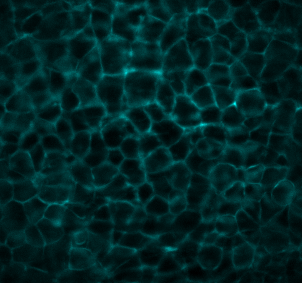
#> input picture Day3/Biophysics/cells_2D.tif, 302 x 283 px, found by its file name
$ jupyter execute Image_analysis_tutorial.ipynb   (shell and % lines are left out)   (older library calls are emulated)
#> lines starting #> are read from the running program, lines starting #| are printed output that depends on the picture; after the words box and inside, x2 and y2 are one past the last pixel; in counts of white or black regions, pixels touching at a corner belong together
<a href="https://colab.research.google.com/github/ciencialatitud0/EPIC_2/blob/main/Day3/Biophysics/Image_analysis_tutorial.ipynb" target="_parent"></a>

# BioImage Analysis with Python

- This is a tutorial on the basics of bioimage analysis with Python (i.e. the analysis of fluorescence microscopy data)
- It is a step by step pipeline for segmenting cells in 2D fluorescence microscopy images (with labeled membranes)
- These materials have been adapted from the original versions:
    - "Python BioImage Analysis Tutorial:" https://github.com/WhoIsJack/python-bioimage-analysis-tutorial
    - "Python Workshop - Image Processing" : https://github.com/karinsasaki/python-workshop-image-processing

## 1. Importing Modules & Packages

[cell 1]
# NumPy :  manipulation of numerical arrays:
import numpy as np

# The plotting module matplotlib.pyplot as plt
import matplotlib.pyplot as plt

# The image processing package scipy.ndimage as ndi
import scipy.ndimage as ndi

[cell 2]
# Set matplotlib backend
#%matplotlib inline              # Displays as static figure in code cell output
#%matplotlib notebook            # Displays as interactive figure in code cell output
#%matplotlib qt                  # Displays as interactive figure in a separate window

## 2. Loading Image Data

[cell 3]
from google.colab import drive
drive.mount('/content/drive')

[cell 4]
# Create string variables for the path and the name of the file to load (r before your string creates a 'raw string')

filename = r'cells_2D.tif'
print('Image name : ', filename)

dirpath = r'/content/drive/MyDrive/Biophysics/'
print('Image path : ', dirpath)

[cell 5]
# Combine the directory path and file name into one variable, the file path
# Import the function 'join' from the module 'os.path': combining two paths.
from os.path import join
filepath = join(dirpath, filename)
print('Image full path : ', filepath)

[cell 6]
# Load the image

# Import the function 'imread' from the module 'skimage.io'.
from skimage.io import imread

# Alternatively :
# from tifffile import imread

img = imread(filepath)
#> img: shape (283, 302); min 0, max 255, mean 35.9

[cell 7]
# Create function for plotting

def myplt(img, title):
    """This function displays the input image with interpolation='none', cmap='magma' in the range of 0-255 (8-bits). """
    plt.imshow(img,interpolation='none',cmap='magma', vmin=0, vmax=255)
    plt.colorbar(fraction=0.046, pad=0.04)
    plt.title(title)

[cell 8]
# Plot image and diplay image features

print('Variable Type: ', type(img))
#| Variable Type:  <class 'numpy.ndarray'>
print('Image data type: ', img.dtype)
#| Image data type:  uint8
print('Image dimension: ', img.shape)
#| Image dimension:  (283, 302)
plt.figure(figsize=(12,12))
myplt(img, "Membranes")
plt.show()

## 3. Image Preprocessing

### Image Filtering

- Removing noise and preserving the structures of interest.

- Genereal noised reduction (smoothing) using a `Gaussian filter`

- Gaussian Smoothing : Gaussian kernel is determined by the standard deviation ($\sigma$) of the Gaussian distribution
- $\sigma$ : large enough to blur out noise but small enough to keep structures of interest

[cell 9]
# Test for several values for the smoothing factor sigma
# note: range(start_value, end_value, step)
# Use the Gaussian filter function 'ndi.filters.gaussian_filter' from the 'scipy.ndimage'

plt.figure(figsize=(16,16))
for sigma in range(1, 5, 1):
    img_smooth_test = ndi.filters.gaussian_filter(img, sigma)
    plt.subplot(2,2,sigma)
    txt = "$\sigma$ =" + str(sigma)
    myplt(img_smooth_test, txt)

[cell 10]
# 'Zoom-in' a specific region of the image

plt.figure(figsize=(12,12))
for sigma in range(1, 5, 1):
    img_smooth_test = ndi.filters.gaussian_filter(img[100:200, 100:200], sigma)
    plt.subplot(2,2,sigma)
    txt = "$\sigma$ =" + str(sigma)
    myplt(img_smooth_test, txt)
#> this loop made 4 passes
#> pass 1, `img_smooth_test = ndi.filters.gaussian_filter(img[100:200, 100:200], s..`:
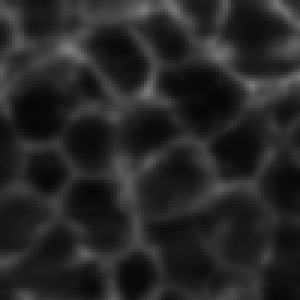
#> img_smooth_test: shape (100, 100) (shown 3 times larger); min 6, max 124, mean 38.1

[cell 11]
# Function to plot pairs of images

def pltPair(img1, img2, title1, title2, cmap1, cmap2, lim):
    """This function displays a pair of input image with interpolation='none',in the range of lims. """
#> called with title1 = 'Raw Image', title2 = 'Smoothed Image with $\\sigma$ =1', cmap1 = 'magma', cmap2 = 'magma'

    plt.figure(figsize=(16,16))
    plt.subplot(1,2,1)
    plt.imshow(img1, interpolation='none', cmap=cmap1, vmin=lim[0], vmax=lim[1])
    plt.title(title1)
    plt.colorbar(fraction=0.046, pad=0.04)
    plt.subplot(1,2,2)
    plt.imshow(img2, interpolation='none', cmap=cmap2, vmin=lim[2], vmax=lim[3])
    plt.title(title2)
    plt.colorbar(fraction=0.046, pad=0.04)
    plt.show()

[cell 12]
#  Show the raw and smoothed images side by side using 'plt.subplots'

sigma = 1
img_smooth = ndi.filters.gaussian_filter(img, sigma)

pltPair(img, img_smooth, 'Raw Image', 'Smoothed Image with '+"$\sigma$ =" + str(sigma), 'magma', 'magma', [0,255,0,255])

## 4. Foreground detection

#### Manual Thresholding

[cell 13]
# (i) Create a variable for a manually set threshold, which should be an integer

thres = 40

mem = img_smooth > thres
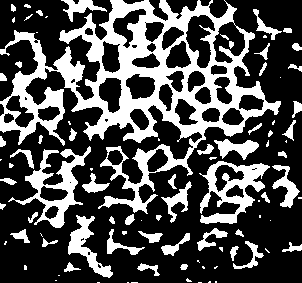
#> mem: shape (283, 302) bool; 31.2% white; 91 white regions (38 under 20 px), largest, box (x1, y1, x2, y2) and area: (0, 0, 281, 214) 16491, (199, 161, 270, 224) 1845, (8, 146, 91, 228) 1837
print('Thresholded image is type : ', mem.dtype)
#| Thresholded image is type :  bool

pltPair(img_smooth, mem, 'Smoothed Image', 'Thresholded Membranes with thres =' + str(thres), 'magma', 'gray', [0,255,0,1])
#> the sliders are set to thresh = 130

[cell 14]
# Try out different thresholds to find the best one using 'widgets' for interactive selection

# Prepare widget
from ipywidgets import interact
@interact(thresh=(10,250,5))
def select_threshold(thresh=100):

    # Thresholding
#> called with thresh = 130
    mem = img_smooth > thresh
#> mem: shape (283, 302) bool; 0.08% white in thin lines or dots, all inside (x1, y1, x2, y2) = (124, 69, 236, 127)

    # Visualization
    pltPair(img_smooth, mem, 'Smoothed Image', 'Thresholded Membranes with thresh =' + str(thresh), 'magma', 'gray', [0,255,0,1])

----

*For some users, it is necessary to specifically activate the widgets plugin for Jupyter notebook. To do so, save and exit Jupyter notebook, then go to a terminal and write `jupyter nbextension enable --py --sys-prefix widgetsnbextension`.

#### Automatic Thresholding

- There are several algorithm for autoimatic thrshold detection
- 'skimage.filters.thresholding' provides several threshold detection algorithms
- One of the most popular : Otsu's method.

[cell 15]
# Import
from skimage.filters.thresholding import threshold_otsu

# Calculate and apply threshold
thresh = threshold_otsu(img_smooth)
#> thresh = 40
mem = img_smooth > thresh
print('Throshold by Otsu = ', str(thresh))
#| Throshold by Otsu =  40

# Visualization
pltPair(img_smooth, mem, 'Smoothed Image', 'Thresholded Membranes with Otsu', 'magma', 'gray', [0,255,0,1])

[cell 16]
# You can asl try all algorithms aviable in 'skimage.filters.thresholding'
from skimage.filters.thresholding import try_all_threshold
fig = try_all_threshold(img_smooth, figsize=(12,12), verbose=False)

#### Adaptive Thresholding

- Adaptive thresholding algorithm, which adjusts the threshold locally in different regions of the image to account for varying intensities
- scikit-image provides a function for adaptive thresholding called threshold_local
- Here step by step :
    - Generation of a "background image"
    - Thresholding of the original image with the background

[cell 17]
# Generation of a "background image"

# Generate a blurred image with large sigma
largeSigma = 19
bg = ndi.filters.gaussian_filter(img_smooth, largeSigma)
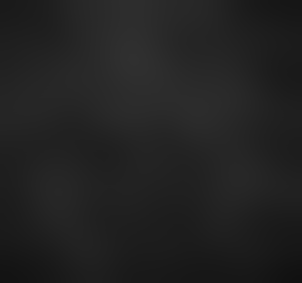
#> bg: shape (283, 302); min 17, max 48, mean 33.9

# Vizualization
pltPair(img_smooth, bg, 'Smoothed Image', 'Background image', 'magma', 'magma', [0,255,0,255])

[cell 18]
# Threshold the smoothed original image against the background image

mem = img_smooth > bg
#> mem: shape (283, 302) bool; 44.6% white; 36 white regions (20 under 20 px), largest, box (x1, y1, x2, y2) and area: (0, 0, 302, 278) 26550, (100, 138, 302, 283) 8134, (52, 215, 115, 283) 1607

# Visualization
pltPair(img_smooth, mem, 'Smoothed Image', 'Adaptative Threshold', 'magma', 'gray', [0,255,0,1])

## 5. Binary Morphological operations
 - Improving masks
 - Morphological operations such as erosion, dilation, closing and opening
 - Fill small holes, remove noise, increase or decrease the size of an object
 - Simple kernel functions that are applied at each pixel of the image based on their neighborhood as defined by a structuring element (SE)
 - Dilation assigns to the central pixel the maximum pixel value within the neighborhood (maximun filter)
 - Erosion is a minimum filter.

[cell 19]
# Remove speckles using binary hole filling

# Use the function 'ndi.binary_fill_holes' for this. Be sure to check the docs to
# understand exactly what it does. For this to work as intended, you will have to
# invert the mask, which you can do using the function `np.logical_not` or the
# corresponding operator '~'. Again, be sure to understand why this has to be done
# and don't forget to revert the result back.

#mem_holefilled = np.logical_not(ndi.binary_fill_holes(np.logical_not(mem)))  # Long form
mem_final = ~ndi.binary_fill_holes(~mem)  # Short form
#> mem_final: shape (283, 302) bool; 44.2% white; 21 white regions (8 under 20 px), largest, box (x1, y1, x2, y2) and area: (0, 0, 302, 278) 26550, (100, 208, 302, 283) 4313, (197, 138, 302, 226) 3820

# Visualization
pltPair(mem, mem_final, 'Binary Image', 'Binary Image after filling holes', 'gray', 'gray', [0,1,0,1])

## 6. Cells segmentation

###  Connected Components Labeling

- Goal identify individual cells as single objects (with unique ID)
- Using 'connected components labeling'. It gives every connected group of foreground pixels a unique ID number.

[cell 20]
# Label connected components

# Use the function 'ndi.label' from the 'ndimage' module.

cell_labels, _ = ndi.label(~mem_final)
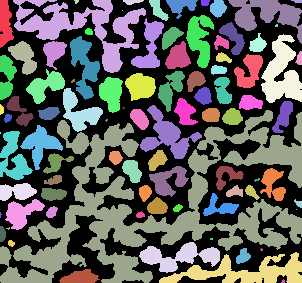
#> cell_labels: shape (283, 302) int32; 89 distinct labels, from 0 to 88; one colour per label, 0 black

iMax = cell_labels.max();
#> iMax = 88
print(str(iMax), ' cells detected')
#| 88  cells detected
pltPair(mem_final, cell_labels,'Membranes', 'Cell Labels', 'gray', 'jet', [0,1,0,iMax])

### Seeding and Expansion

- Expansion algorithms such as the watershed start from a small seed and "grow outward" until they touch the boundaries of neighboring cells

#### Seeding by Distance Transform
- A `seed image` contains a few pixels at the center of each cell labeled by a unique `ID` number
- If Nuclei image is avaible, use it as seeds
- Alternatively:  `distance transform` and `local maxima` for seeding

[cell 21]
# Run a distance transform on the membrane mask
# Use the function 'ndi.distance_transform_edt'.

dist_trans = ndi.distance_transform_edt(~mem_final)
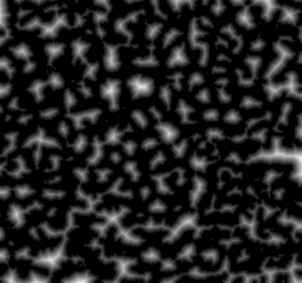
#> dist_trans: shape (283, 302) float64; min 0, max 12.81, mean 1.78; drawn with min black and max white
dMax = dist_trans.max();
#> dMax = 12.81
pltPair(mem_final, dist_trans,'Membranes', 'Distance Transform', 'gray', 'magma', [0,1,0,dMax])

[cell 22]
# Smoothen the distance transform

dist_trans_smooth = ndi.filters.gaussian_filter(dist_trans, sigma=5)
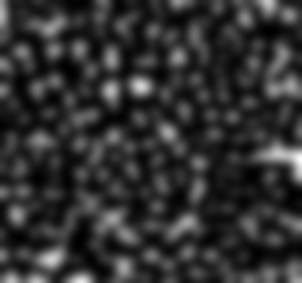
#> dist_trans_smooth: shape (283, 302) float64; min 0.129, max 8.42, mean 1.78; drawn with min black and max white
dMax = dist_trans_smooth.max();
#> dMax = 8.42
pltPair(mem_final, dist_trans_smooth,'Membranes', 'Distance Transform Smooth', 'gray', 'magma', [0,1,0,dMax])

[cell 23]
# Get the local maxima from the distance transform
# Use the function 'peak_local_max' from the module 'skimage.feature'.

from skimage.feature import peak_local_max
seeds = peak_local_max(dist_trans_smooth, indices=False,  min_distance=10)
#> seeds: shape (283, 302) bool; 0.1% white in thin lines or dots, all inside (x1, y1, x2, y2) = (11, 15, 291, 268)

# Dilate seeds : for vizualization
seeds_dil = ndi.filters.maximum_filter(seeds, size=10)
#> seeds_dil: shape (283, 302) bool; 9.7% white; 83 white regions, largest, box (x1, y1, x2, y2) and area: (285, 11, 295, 21) 100, (96, 12, 106, 22) 100, (241, 14, 251, 24) 100

pltPair(img_smooth, seeds_dil, 'Smooth image', 'Seeds', 'gray', 'jet', [0,255,0,1])

[cell 24]
# Visualize the output as an overlay on the smoothed image


plt.figure(figsize=(10,10))
plt.imshow(img_smooth, interpolation='none', cmap='gray')
plt.imshow(np.ma.array(seeds_dil, mask=seeds_dil==0), interpolation='none', cmap='autumn')
plt.show()

[cell 25]
# Label the seeds using connected component

# Use connected component labeling to give each cell seed a unique ID number.
seeds_labeled,_ = ndi.label(seeds)
#> seeds_labeled: shape (283, 302) int32; 84 distinct labels, from 0 to 83

# Visualize the final result
seeds_labeled_dil = ndi.filters.maximum_filter(seeds_labeled, size=10)  # Expand a bit for visualization
#> seeds_labeled_dil: shape (283, 302) int32; 84 distinct labels, from 0 to 83
plt.figure(figsize=(10,10))
plt.imshow(img_smooth, interpolation='none', cmap='gray')
plt.imshow(np.ma.array(seeds_labeled_dil, mask=seeds_labeled_dil==0), interpolation='none', cmap='prism')
plt.show()

#### Expansion by Watershed

[cell 26]
# Perform watershed
# Use the function 'watershed' from the module 'skimage.morphology'.

from skimage.segmentation import watershed
ws = watershed(img_smooth, seeds_labeled)
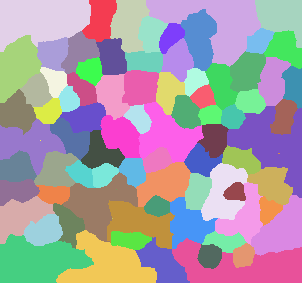
#> ws: shape (283, 302) int32; 83 distinct labels, from 1 to 83; one colour per label, 0 black

nCells0 = ws.max();
#> nCells0 = 83
print(str(nCells0), ' cells detected')
#| 83  cells detected
pltPair(img_smooth, ws, 'Smooth image', 'Watershed', 'gray', 'jet', [0,255,0,nCells0])
#> in pltPair (call 12), `plt.show()`:
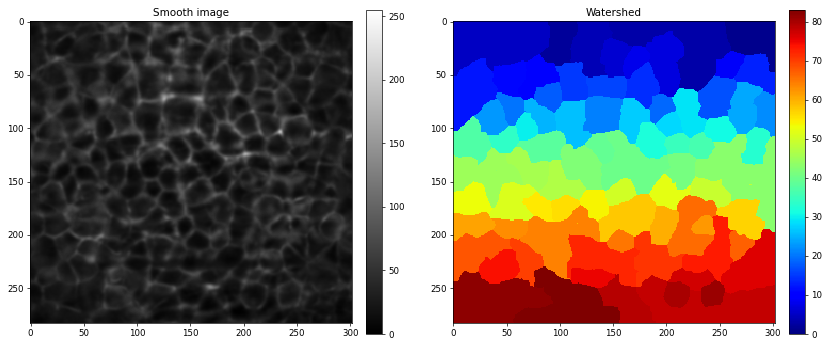
#> figure drawn by matplotlib, 4 panels
plt.show()

[cell 27]
plt.figure(figsize=(10,10))
plt.imshow(img_smooth, interpolation='none', cmap='gray')
plt.imshow(ws, interpolation='none', cmap='prism', alpha=0.4)
plt.show()

## 7. Postprocessing

###  Removing Cells at the Image Border

[cell 28]
# Create an image border mask

border_mask = np.zeros(ws.shape, dtype=bool)
border_mask = ndi.binary_dilation(border_mask, border_value=1)

# Remove the cells at the border

# Create a copy of the initial result
clean_ws = np.copy(ws)

for cell_ID in np.unique(ws):

    # Create a mask that contains only the 'current' cell of the iteration
    cell_mask = ws==cell_ID

    # Use the cell mask and the border mask to test if the cell has pixels touching
    # the image border or not.
    cell_border_overlap = np.logical_and(cell_mask, border_mask)  # Overlap of cell mask and boundary mask
    total_overlap_pixels = np.sum(cell_border_overlap)            # Sum overlapping pixels

    # If a cell touches the image boundary, delete it by setting its pixels in the segmentation to 0.
    if total_overlap_pixels > 0:
        clean_ws[cell_mask] = 0
#> this loop made 83 passes
#> total_overlap_pixels on passes 1 to 12: 94, 27, 109, 30, 140, 0, 0, 0, 0, 0, 0, 51
#> pass 1, `cell_border_overlap = np.logical_and(cell_mask, border_mask)`:
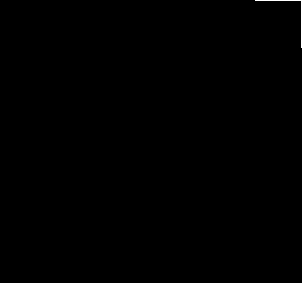
#> cell_border_overlap: shape (283, 302) bool; 0.11% white in thin lines or dots, all inside (x1, y1, x2, y2) = (255, 0, 302, 48)
#> after the loop: cell_mask: shape (283, 302) bool; 3.4% white; 1 white region, box (x1, y1, x2, y2) and area: (56, 230, 157, 283) 2875
#> after the loop:
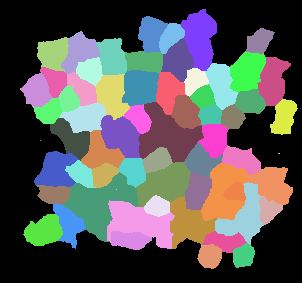
#> clean_ws: shape (283, 302) int32; 65 distinct labels, from 0 to 81; one colour per label, 0 black

# Re-label the remaining cells to keep the numbering consistent from 1 to N (with 0 as background).

for new_ID, cell_ID in enumerate(np.unique(clean_ws)[1:]):  # The [1:] excludes 0 from the list (background)!
    clean_ws[clean_ws==cell_ID] = new_ID+1                  # The same here for the +1
#> this loop made 64 passes
#> cell_ID on passes 1 to 12: 6, 7, 8, 9, 10, 11, 14, 15, 16, 17, 18, 19

nCells = clean_ws.max();
#> nCells = 64
print(str(nCells), ' cells detected after removing the ones at the border')
#| 64  cells detected after removing the ones at the border
pltPair(ws, clean_ws, 'Cells initial', 'Cells final', 'jet', 'jet', [0,255,0,nCells])
plt.show()

### Identifying Cell Edges

- Create cell edge mask
- For each cell:
    - Erode the cell's mask by 1 pixel
    - Using the eroded mask and the original mask, create a new mask of only the cell's edge pixels

[cell 29]
# Create cell edge mask
edges = np.zeros_like(clean_ws)

# Iterate over the cell IDs
for cell_ID in np.unique(clean_ws)[1:]:

    # Erode the cell's mask by 1 pixel using 'ndi.binary_erode'
    cell_mask = clean_ws==cell_ID
    eroded_cell_mask = ndi.binary_erosion(cell_mask, iterations=1) #

    # Create the cell edge mask using 'np.logical_xor'
    edge_mask = np.logical_xor(cell_mask, eroded_cell_mask)

    # Add the cell edge mask to the empty array generated above, labeling it with the cell's ID
    edges[edge_mask] = cell_ID
#> this loop made 64 passes

# Vizualize
maskEdges = np.ma.array(edges, mask=edges==0)
#pltPair(img_smooth[100:200, 100:200], maskEdges[100:200, 100:200], 'Smooth image', 'Cell edges', 'gray', 'prism', [0,255,0,nCells])
pltPair(img_smooth, maskEdges, 'Smooth image', 'Cell edges', 'gray', 'prism', [0,255,0,nCells])
plt.show()

## 8. Extracting Quantitative Measurements

Measure different properties of cells:

- Cell ID
- Mean intensity of each cell
- Mean intensity at the membrane of each cell
- The cell area, i.e. the number of pixels that make up the cell
- The cell outline length, i.e. the number of pixels that make up the cell edge

[cell 30]
# Create a dictionary that contains a key-value pairing for each measurement

results = {"cell_id"      : [],
           "int_mean"     : [],
           "int_mem_mean" : [],
           "cell_area"    : [],
           "cell_edge"    : []}


# Run calculations for each cell

for cell_id in np.unique(clean_ws)[1:]:

    # Mask the current cell and cell edge
    cell_mask = clean_ws==cell_id
    edge_mask = edges==cell_id

    # Get the measurements
    results["cell_id"].append(cell_id)
    results["int_mean"].append(np.mean(img[cell_mask]))
    results["int_mem_mean"].append(np.mean(img[edge_mask]))
    results["cell_area"].append(np.sum(cell_mask))
    results["cell_edge"].append(np.sum(edge_mask))

# Print the results
for key in results.keys():
    print(key + ":", results[key][:5], '\n')

## Analysis & Visualisation

[cell 31]
# (i) Get summarize the results


# Custom function for printing of summary statistics.
# Note the use of format strings for nice number padding.
def print_summary(data):
    print( "  Mean:    {:7.2f}".format(np.mean(data))   )
    print( "  Stdev:   {:7.2f}".format(np.std(data))    )
    print( "  Max:     {:7.2f}".format(np.max(data))    )
    print( "  Min:     {:7.2f}".format(np.min(data))    )
    print( "  Median:  {:7.2f}".format(np.median(data)) )

# Calling the custom function for each dataset
for key in results.keys():
    print( '\n'+key )
    print_summary(results[key])
#> this loop made 5 passes
#> (printed output is left out)

[cell 32]
# Using  pre-made functions to get summary statistics : 'scipy.stats.describe'.
from scipy.stats import describe
stat_summary = describe(results['int_mean'])

print( '\nscipy.stats.describe of int_mean' )
for key in stat_summary._asdict().keys():
    print( ' ', key+': ', stat_summary._asdict()[key] )

[cell 33]
# Create a box plot showing the mean cell and mean membrane intensities  using 'plt.boxplot'.

plt.figure(figsize=(3,6))
plt.boxplot([results['int_mean'], results['int_mem_mean']],
            labels=['int_mean', 'int_mem_mean'],
            widths=0.6, notch=True)
plt.show()

[cell 34]
# Scatter plot of cell outline length over cell area using 'plt.scatter'

plt.figure(figsize=(8,5))
plt.scatter(results["cell_area"], results["cell_edge"],
            edgecolor='k', s=30, alpha=0.5)
plt.xlabel("cell area [pxl^2]")
plt.ylabel("cell edge length [pxl]")

cell_area_range = np.linspace(min(results["cell_area"]), max(results["cell_area"]), num=100)
#> cell_area_range = 100 values from 1 to 2357
circle_circumference = 2 * np.pi * np.sqrt( cell_area_range / np.pi )
#> circle_circumference = 100 values from 3.54 to 172.1
plt.plot(cell_area_range, circle_circumference, color='r', alpha=0.8)
plt.legend(['circles', 'data'], loc=2, fontsize=10)
plt.show()

[cell 35]
# Map the cell area back onto the image as a 'heatmap'

# 'Normalized' area for vizualization
areas_8bit = np.array(results["cell_area"]) / max(results["cell_area"]) * 255
#> areas_8bit = 64 values, max 255 at index 50, min 0.108 at index 33, mean 83.35

area_map = np.zeros_like(clean_ws, dtype=np.uint8)

# Iterate over the segmented cells.

for index, cell_id in enumerate(results["cell_id"]):
    # Mask the current cell and assign the cell's (re-scaled) area value to the cell's pixels.
    area_map[clean_ws==cell_id] = areas_8bit[index]


# Create the plot
plt.figure(figsize=(10,10))
plt.imshow(img_smooth, interpolation='none', cmap='gray')
plt.imshow(area_map,interpolation='none', cmap='jet', alpha=0.6)
plt.colorbar(fraction=0.046, pad=0.04)
plt.show()
